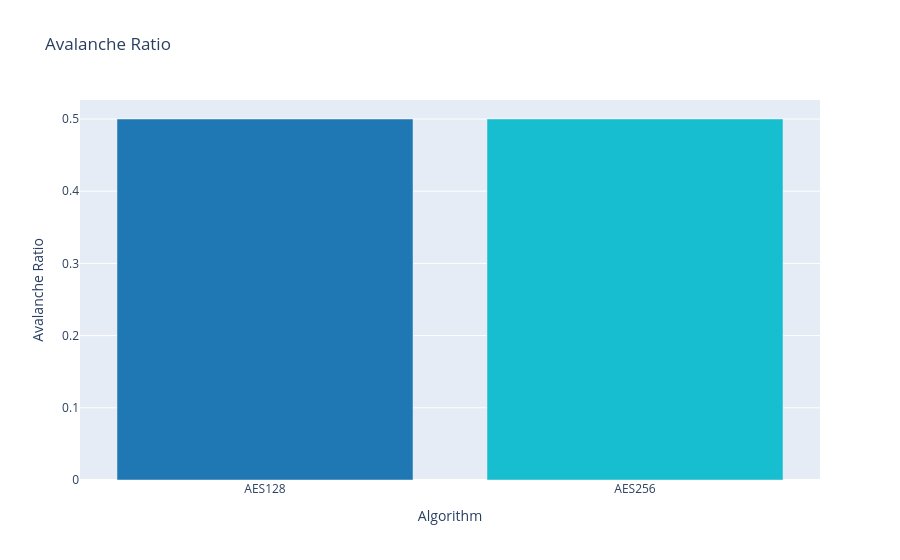

The notebook cell this image was saved under:
### Code cell
avalanche_fig = go.Figure()
avalanche_fig.add_trace(go.Bar(
    x=["AES128", "AES256"],
    y=[df.filter(pl.col('alg') == '128').select(pl.mean('bit_diff')).item(), df.filter(pl.col('alg') == '256').select(pl.mean('bit_diff')).item()],
    marker_color=colors
))
avalanche_fig.update_layout(
    title="Avalanche Ratio",
    yaxis_title="Avalanche Ratio",
    xaxis_title="Algorithm"
)
avalanche_fig.show()

### Figure 1 — Plotly figure (JSON) as saved in the notebook; plotly's stock layout.template omitted (floating-point values rounded to 4 significant figures)
{"data": [{"marker": {"color": ["#1f77b4", "#17becf", "#9467bd", "#7f7f7f"]}, "type": "bar", "x": ["AES128", "AES256"], "y": [0.5, 0.5]}], "layout": {"title": {"text": "Avalanche Ratio"}, "xaxis": {"title": {"text": "Algorithm"}}, "yaxis": {"title": {"text": "Avalanche Ratio"}}}}
